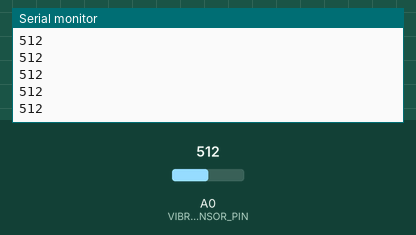
The sketch below on a simulated Arduino Uno, built with avr-gcc and run on an emulated ATmega328P. On the bench: the last lines printed to the serial monitor. The test bench sets the inputs (shaded band); at power-on: A0 (VIBRATION_SENSOR_PIN) = 512.

Above: at 1.2 s.
1.3 s: A0 (VIBRATION_SENSOR_PIN) set to 716
At 1.31 s:
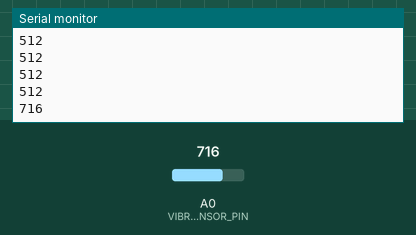
2.8 s: A0 (VIBRATION_SENSOR_PIN) set to 900
At 2.81 s:
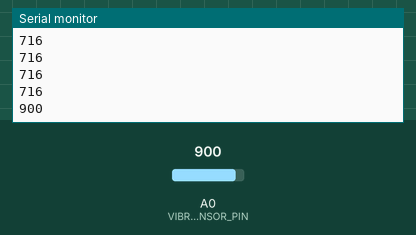
Timing chart, 0 to 5.8 s (numbered marks = the images above; inputs shaded):
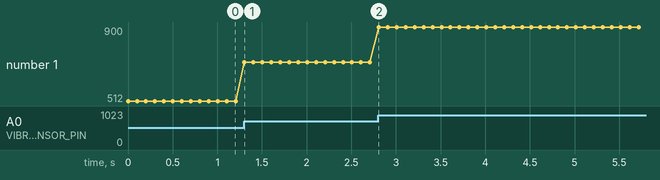

Measured:
- after the input at 1.3 s, the serial monitor: prints a new line at once (image 1)
- after the input at 2.8 s, the serial monitor: prints a new line at once (image 2)
- plotted number 1: 512 → 716 after the input at 1.3 s, 716 → 900 after the input at 2.8 s

The sketch:

sensore_vibrazione.ino
```cpp
#define VIBRATION_SENSOR_PIN A0

int motion_detected = 0;

void setup() {
  Serial.begin(115200);
  pinMode(VIBRATION_SENSOR_PIN, INPUT);
}

void loop() {
  motion_detected = analogRead(VIBRATION_SENSOR_PIN);
  Serial.println(motion_detected);
  delay(100);
}
```
